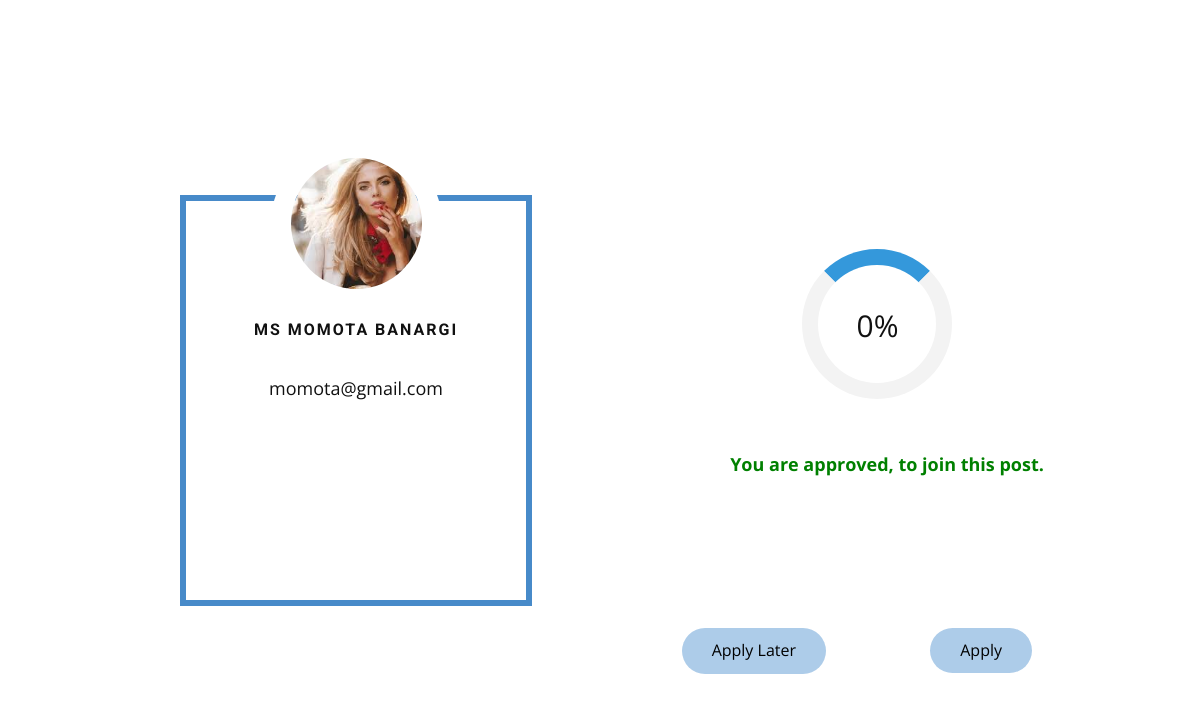
The app's page /result.php (signed in) with its own data.
### tables this page shows
CREATE TABLE `user` (
  `name` varchar(50) NOT NULL,
  `id` int(11) NOT NULL,
  `mail` varchar(50) NOT NULL,
  `password` varchar(50) NOT NULL,
  `description` varchar(1000) NOT NULL,
  `desg` varchar(50) NOT NULL,
  `sector` varchar(50) NOT NULL,
  `number` varchar(50) NOT NULL,
  `birthday` varchar(50) NOT NULL,
  `address` varchar(100) NOT NULL,
  `image` varchar(50) NOT NULL
);

### result.php (the view, shortened to what this page needs)
<?php
    include_once "connection.php";
$user_mail = $_SESSION['id'];
$user_sql = "SELECT * from user where mail='$user_mail'";
$user_result = mysqli_query($conn,$user_sql);
$user_data = mysqli_fetch_array($user_result);
    $total_correct=0;
    for($j=0; $j<10; $j++){
        $total_correct = $total_correct + $given_answer[$j];
    }
    $total_marks = round((($total_correct/10)*100),2);
?>
<!DOCTYPE html>
<html style="font-size: 16px;" lang="en"><head>
    <link rel="stylesheet" href="nicepage.css" media="screen">
<link rel="stylesheet" href="result.css" media="screen">
  <meta data-intl-tel-input-cdn-path="intlTelInput/"></head>
  <body class="u-body u-palette-1-base u-xl-mode" data-lang="en">
    <section class="u-align-center u-clearfix u-white u-section-1" id="carousel_5e48">
      <div class="u-clearfix u-sheet u-sheet-1">
        <div class="u-expanded-width-lg u-expanded-width-md u-expanded-width-sm u-expanded-width-xs u-list u-list-1">
          <div class="u-repeater u-repeater-1">
            <div class="u-align-center u-border-6 u-border-palette-1-base u-container-style u-list-item u-repeater-item u-shape-rectangle">
              <div class="u-container-layout u-similar-container u-container-layout-1">
                <div><img class="u-border-20 u-border-white u-image u-image-circle u-image-1" src="<?php echo $user_data[10]; ?>" alt="image"></div>
                <h6 class="u-text u-text-default u-text-1"><?php echo $user_data[0]; ?></h6>
                <p class="u-text u-text-2"><?php echo $user_data[2]; ?></p>
              </div>
            </div>
          </div>
        </div>
        <div class="loader"></div>
        <p class="u-text u-text-6"><?php echo $total_marks . '%'; ?></p>
        <div style='margin-left: 574px; margin-top: 100px; position:absulate;'><?php if($total_marks < 70){
          echo '<p style="font-weight:bold; color:green ;">You are approved, to join this post.</p>';
        ?>
        <a href="drop_cv.php" class="u-btn u-btn-round u-button-style u-radius-50 u-btn-1">Apply</a>
        <a href="designation.php" class="u-btn u-btn-round u-button-style u-radius-48 u-btn-2">Apply Later</a>
          <?php
        } ?></div>
      </div>
    </section>
</body></html>

### result.css (style rules this page uses)
.u-section-1 .u-sheet-1 { min-height: 927px; }
.u-section-1 .u-list-1 { width: 352px; margin: 195px auto 0 150px; }
.u-section-1 .u-repeater-1 { grid-template-columns: 100%; min-height: 411px; grid-gap: 30px 30px; grid-auto-columns: 100%; }
.u-section-1 .u-container-layout-1 { padding: 0 30px 30px; }
.u-section-1 .u-image-1 { width: 171px; height: 171px; background-position: 2.05% 50%; margin: -63px auto 0; }
.u-section-1 .u-text-1 { text-transform: uppercase; letter-spacing: 2px; font-weight: 700; font-size: 1rem; margin: 11px auto 0; }
.u-section-1 .u-text-2 { margin: 35px 0 0; }
.u-section-1 .u-text-6 { font-size: 1.875rem; margin: -304px 228px 0 783px; }
.u-section-1 .u-btn-1 { margin: 149px 138px 0 auto; }
.u-section-1 .u-btn-2 { margin: -45px 344px 60px auto; }
.loader { position: absolute; border: 16px solid #f3f3f3; border-radius: 50%; border-top: 16px solid #3498db; width: 150px; height: 150px; -webkit-animation: spin 2s linear infinite; animation: spin 2s linear infinite; margin-top: -357px; margin-left: 772px; }

### records on screen
user: image (picture), name "MS MOMOTA BANARGI", mail "momota@gmail.com"

### other values on screen
$total_marks "0"
